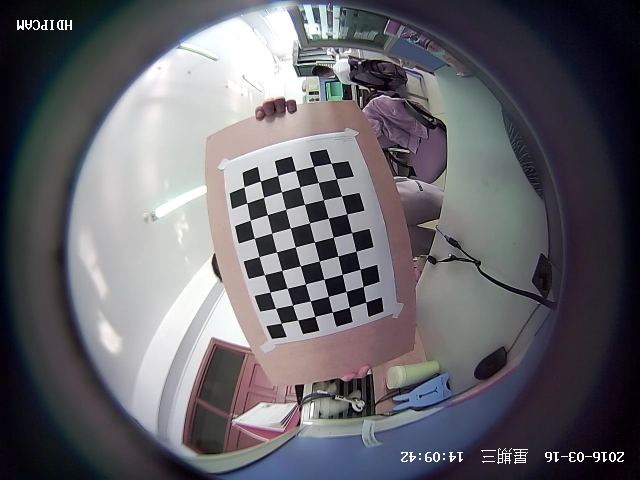
//> input picture 13_calib/img1.jpg, 1280 x 960 px, given in place of the camera (shown at 1/2 size)
$ ./main   (built with g++ and OpenCV 4)
//> lines starting //> are read from the running program, lines starting //| are printed output that depends on the picture
/************************************************************************
* Copyright(c) 2011  Yang Xian
* All rights reserved.
*
* File:	opticalFlow.cpp
* Brief: lk光流法做运动目标检测
* Version: 1.0
* Author: Yang Xian
* Email: xyang2011@sinano.ac.cn
* Date:	2011/11/18
* History:
************************************************************************/


//---------------------------------【头文件、命名空间包含部分】----------------------------
//		描述：包含程序所使用的头文件和命名空间
//-------------------------------------------------------------------------------------------------
#include <opencv2/video/video.hpp>
#include <opencv2/highgui/highgui.hpp>
#include <opencv2/imgproc/imgproc.hpp>
#include <opencv2/core/core.hpp>
#include <iostream>
#include <cstdio>

using namespace std;
using namespace cv;


//-----------------------------------【全局函数声明】-----------------------------------------
//		描述：声明全局函数
//-------------------------------------------------------------------------------------------------
void tracking(Mat &frame, Mat &output);
bool addNewPoints();
bool acceptTrackedPoint(int i);

//-----------------------------------【全局变量声明】-----------------------------------------
//		描述：声明全局变量
//-------------------------------------------------------------------------------------------------
string window_name = "optical flow tracking";
Mat gray;	// 当前图片
Mat gray_prev;	// 预测图片
vector<Point2f> points[2];	// point0为特征点的原来位置，point1为特征点的新位置
vector<Point2f> initial;	// 初始化跟踪点的位置
vector<Point2f> features;	// 检测的特征
int maxCount = 500;	// 检测的最大特征数
double qLevel = 0.01;	// 特征检测的等级
double minDist = 10.0;	// 两特征点之间的最小距离
vector<uchar> status;	// 跟踪特征的状态，特征的流发现为1，否则为0
vector<float> err;


//--------------------------------【help( )函数】----------------------------------------------
//		描述：输出帮助信息
//-------------------------------------------------------------------------------------------------
static void help()
{
    //输出欢迎信息和OpenCV版本
    cout <<	"\n\n\t\t\t   当前使用的OpenCV版本为：" << CV_VERSION
        <<"\n\n  ----------------------------------------------------------------------------" ;
}


//-----------------------------------【main( )函数】--------------------------------------------
//		描述：控制台应用程序的入口函数，我们的程序从这里开始
//-------------------------------------------------------------------------------------------------
int main()
{

    Mat frame;
    Mat result;

    VideoCapture capture(0);

    help();
    if(capture.isOpened())	// 摄像头读取文件开关
    {
        while(true)
        {
            capture >> frame;
//> frame is the input picture: 960 rows x 1280 cols, CV_8UC3; mean B, G, R 105.5, 99.6, 100.9

            if(!frame.empty())
            {
                tracking(frame, result);
            }
            else
            {
                printf(" --(!) No captured frame -- Break!");
                break;
            }

            int c = waitKey(50);
            if( (char)c == 27 )
            {
                break;
            }
        }
    }
    return 0;
}

//-------------------------------------------------------------------------------------------------
// function: tracking
// brief: 跟踪
// parameter: frame	输入的视频帧
//			  output 有跟踪结果的视频帧
// return: void
//-------------------------------------------------------------------------------------------------
void tracking(Mat &frame, Mat &output)
{
    //此句代码的OpenCV3版为：
    cvtColor(frame, gray, COLOR_BGR2GRAY);
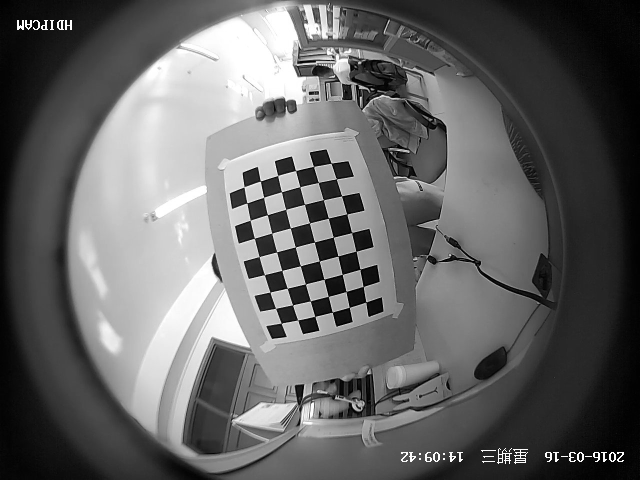
//> gray: 960 rows x 1280 cols, CV_8UC1 (shown at 1/2 size); min 0, max 255, mean 100.7
    //此句代码的OpenCV2版为：
    //cvtColor(frame, gray, CV_BGR2GRAY);

    frame.copyTo(output);

    // 添加特征点
    if (addNewPoints())
    {
        goodFeaturesToTrack(gray, features, maxCount, qLevel, minDist);
//> features = 500 Points (x, y), first 12: [1247, 920], [1225, 906], [1213, 918], [56, 55], [1224, 921], [41, 56], [66, 45], [1213, 904], [1160, 906], [1160, 921], [1202, 904], [1170, 913]
        points[0].insert(points[0].end(), features.begin(), features.end());
//> points = 2 items
        initial.insert(initial.end(), features.begin(), features.end());
//> initial has the same summary as features
    }

    if (gray_prev.empty())
    {
        gray.copyTo(gray_prev);
    }
    // l-k光流法运动估计
    calcOpticalFlowPyrLK(gray_prev, gray, points[0], points[1], status, err);
//> status = 500 values from 1 to 1; err = 500 values from 0 to 0
    // 去掉一些不好的特征点
    int k = 0;
    for (size_t i=0; i<points[1].size(); i++)
    {
        if (acceptTrackedPoint(i))
        {
            initial[k] = initial[i];
            points[1][k++] = points[1][i];
        }
    }
//> after the loop, k = 0
    points[1].resize(k);
    initial.resize(k);
    // 显示特征点和运动轨迹
    for (size_t i=0; i<points[1].size(); i++)
    {
        line(output, initial[i], points[1][i], Scalar(0, 0, 255));
        circle(output, points[1][i], 3, Scalar(0, 255, 0), -1);
    }
//> this loop made 0 passes
//> the Esc key is pressed

    // 把当前跟踪结果作为下一此参考
    swap(points[1], points[0]);
    swap(gray_prev, gray);

    imshow(window_name, output);
}

//-------------------------------------------------------------------------------------------------
// function: addNewPoints
// brief: 检测新点是否应该被添加
// parameter:
// return: 是否被添加标志
//-------------------------------------------------------------------------------------------------
bool addNewPoints()
{
    return points[0].size() <= 10;
}

//-------------------------------------------------------------------------------------------------
// function: acceptTrackedPoint
// brief: 决定哪些跟踪点被接受
// parameter:
// return:
//-------------------------------------------------------------------------------------------------
bool acceptTrackedPoint(int i)
{
    return status[i] && ((abs(points[0][i].x - points[1][i].x) + abs(points[0][i].y - points[1][i].y)) > 2);
}

$ run again, on 13_calib/img11.jpg
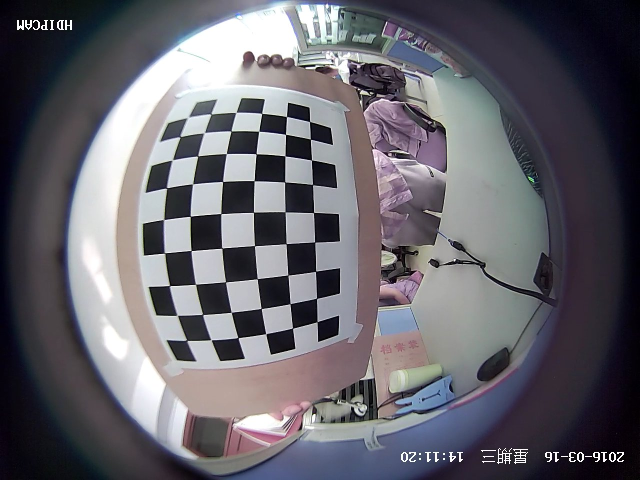
//> input picture 13_calib/img11.jpg, 1280 x 960 px, given in place of the camera (shown at 1/2 size)
//> frame is the input picture: 960 rows x 1280 cols, CV_8UC3; mean B, G, R 107.4, 100, 101.6
//> in tracking, `cvtColor(frame, gray, COLOR_BGR2GRAY);`:
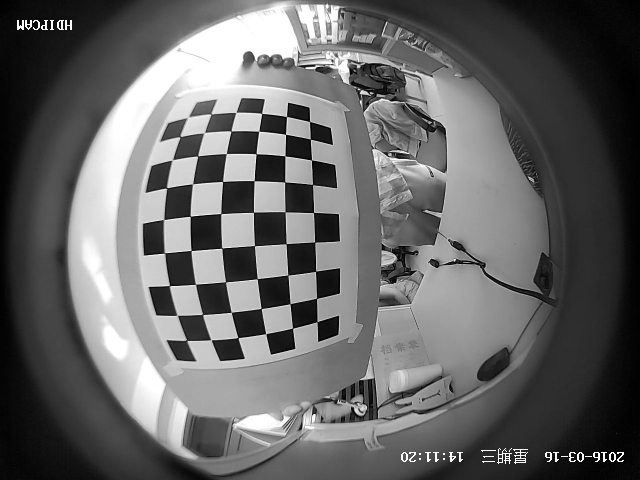
//> gray: 960 rows x 1280 cols, CV_8UC1 (shown at 1/2 size); min 0, max 255, mean 101.3
//> features = 500 Points (x, y), first 12: [1224, 921], [56, 55], [1213, 918], [38, 51], [1224, 906], [1247, 920], [66, 54], [1190, 922], [1213, 904], [1161, 921], [1183, 912], [100, 40]
//> points = 2 items
//> initial has the same summary as features
//> status = 500 values from 1 to 1; err = 500 values from 0 to 0
//> after the loop in tracking, `for (size_t i=0; i<points[1].size(); i++)`: k = 0
